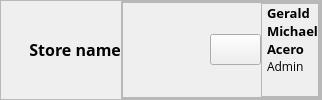
        <widget class="QFrame" name="header_body">
         <property name="styleSheet">
          <string notr="true">#header_logo{
border:none;
}
#label{
color: rgb(76, 76, 76);
}</string>
         </property>
         <property name="frameShape">
          <enum>QFrame::StyledPanel</enum>
         </property>
         <property name="frameShadow">
          <enum>QFrame::Raised</enum>
         </property>
         <layout class="QHBoxLayout" name="horizontalLayout_2" stretch="1,4">
          <property name="spacing">
           <number>0</number>
          </property>
          <property name="leftMargin">
           <number>20</number>
          </property>
          <property name="topMargin">
           <number>0</number>
          </property>
          <property name="rightMargin">
           <number>0</number>
          </property>
          <property name="bottomMargin">
           <number>0</number>
          </property>
          <item alignment="Qt::AlignLeft">
           <widget class="QPushButton" name="header_logo">
            <property name="font">
             <font>
              <family>Open Sans</family>
              <pointsize>12</pointsize>
              <weight>75</weight>
              <bold>true</bold>
             </font>
            </property>
            <property name="focusPolicy">
             <enum>Qt::NoFocus</enum>
            </property>
            <property name="styleSheet">
             <string notr="true"/>
            </property>
            <property name="text">
             <string>  Store name</string>
            </property>
            <property name="icon">
             <iconset>
              <normaloff>img/logo.png</normaloff>img/logo.png</iconset>
            </property>
            <property name="iconSize">
             <size>
              <width>35</width>
              <height>35</height>
             </size>
            </property>
           </widget>
          </item>
          <item>
           <widget class="QFrame" name="profile_logo_body">
            <property name="frameShape">
             <enum>QFrame::StyledPanel</enum>
            </property>
            <property name="frameShadow">
             <enum>QFrame::Raised</enum>
            </property>
            <layout class="QHBoxLayout" name="horizontalLayout_4" stretch="0">
             <property name="spacing">
              <number>0</number>
             </property>
             <property name="leftMargin">
              <number>0</number>
             </property>
             <property name="topMargin">
              <number>0</number>
             </property>
             <property name="rightMargin">
              <number>0</number>
             </property>
             <property name="bottomMargin">
              <number>0</number>
             </property>
             <item>
              <widget class="QFrame" name="profile_header_body">
               <property name="frameShape">
                <enum>QFrame::StyledPanel</enum>
               </property>
               <property name="frameShadow">
                <enum>QFrame::Raised</enum>
               </property>
               <layout class="QHBoxLayout" name="horizontalLayout" stretch="8,2">
                <property name="spacing">
                 <number>0</number>
                </property>
                <property name="leftMargin">
                 <number>0</number>
                </property>
                <property name="topMargin">
                 <number>0</number>
                </property>
                <property name="rightMargin">
                 <number>0</number>
                </property>
                <property name="bottomMargin">
                 <number>0</number>
                </property>
                <item alignment="Qt::AlignRight">
                 <widget class="QPushButton" name="profile_logo">
                  <property name="font">
                   <font>
                    <family>Open Sans</family>
                    <pointsize>12</pointsize>
                    <weight>75</weight>
                    <bold>true</bold>
                   </font>
                  </property>
                  <property name="focusPolicy">
                   <enum>Qt::NoFocus</enum>
                  </property>
                  <property name="styleSheet">
                   <string notr="true"/>
                  </property>
                  <property name="text">
                   <string/>
                  </property>
                  <property name="icon">
                   <iconset>
                    <normaloff>img/logo1.png</normaloff>img/logo1.png</iconset>
                  </property>
                  <property name="iconSize">
                   <size>
                    <width>50</width>
                    <height>50</height>
                   </size>
                  </property>
                 </widget>
                </item>
                <item>
                 <widget class="QFrame" name="person_details_body">
                  <property name="frameShape">
                   <enum>QFrame::StyledPanel</enum>
                  </property>
                  <property name="frameShadow">
                   <enum>QFrame::Raised</enum>
                  </property>
                  <layout class="QVBoxLayout" name="verticalLayout_4" stretch="0,0">
                   <property name="spacing">
                    <number>0</number>
                   </property>
                   <property name="leftMargin">
                    <number>5</number>
                   </property>
                   <property name="topMargin">
                    <number>0</number>
                   </property>
                   <property name="rightMargin">
                    <number>0</number>
                   </property>
                   <property name="bottomMargin">
                    <number>0</number>
                   </property>
                   <item>
                    <widget class="QLabel" name="person_name">
                     <property name="font">
                      <font>
                       <family>Open Sans</family>
                       <pointsize>10</pointsize>
                       <weight>75</weight>
                       <bold>true</bold>
                      </font>
                     </property>
                     <property name="text">
                      <string>Gerald Michael Acero</string>
                     </property>
                     <property name="wordWrap">
                      <bool>true</bool>
                     </property>
                    </widget>
                   </item>
                   <item alignment="Qt::AlignTop">
                    <widget class="QLabel" name="person_role">
                     <property name="font">
                      <font>
                       <family>Open Sans</family>
                       <weight>50</weight>
                       <bold>false</bold>
                      </font>
                     </property>
                     <property name="text">
                      <string>Admin</string>
                     </property>
                     <property name="wordWrap">
                      <bool>true</bool>
                     </property>
                    </widget>
                   </item>
                  </layout>
                 </widget>
                </item>
               </layout>
              </widget>
             </item>
            </layout>
           </widget>
          </item>
         </layout>
        </widget>
